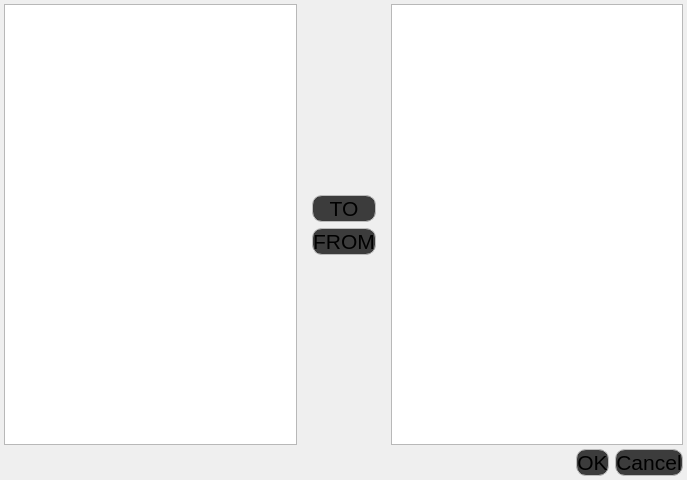
<?xml version="1.0" encoding="UTF-8"?>
<ui version="4.0">
 <class>mainWidget</class>
 <widget class="QWidget" name="mainWidget">
  <property name="geometry">
   <rect>
    <x>0</x>
    <y>0</y>
    <width>687</width>
    <height>480</height>
   </rect>
  </property>
  <property name="windowTitle">
   <string>Form</string>
  </property>
  <property name="styleSheet">
   <string notr="true">color: rgb(255, 255, 255);
font: 75 13pt &quot;Century Gothic&quot;;
selection-background-color: rgb(188, 188, 188);
selection-color: rgb(0, 0, 0);
border-color: rgb(15, 15, 15);
background-color: rgb(63, 63, 63);
alternate-background-color: rgb(188, 188, 188);

QMenuBar::item:selected {
	background-color: rgb(188, 188, 188);
	color: rgb(0, 0, 0);
}</string>
  </property>
  <layout class="QVBoxLayout" name="verticalLayout_2">
   <property name="spacing">
    <number>0</number>
   </property>
   <property name="leftMargin">
    <number>0</number>
   </property>
   <property name="topMargin">
    <number>0</number>
   </property>
   <property name="rightMargin">
    <number>0</number>
   </property>
   <property name="bottomMargin">
    <number>0</number>
   </property>
   <item>
    <widget class="QWidget" name="widget_top" native="true">
     <layout class="QHBoxLayout" name="horizontalLayout_2">
      <property name="leftMargin">
       <number>4</number>
      </property>
      <property name="topMargin">
       <number>4</number>
      </property>
      <property name="rightMargin">
       <number>4</number>
      </property>
      <property name="bottomMargin">
       <number>0</number>
      </property>
      <item>
       <widget class="QListWidget" name="listWidget_from">
        <property name="editTriggers">
         <set>QAbstractItemView::NoEditTriggers</set>
        </property>
        <property name="selectionMode">
         <enum>QAbstractItemView::SingleSelection</enum>
        </property>
       </widget>
      </item>
      <item>
       <widget class="QWidget" name="widget" native="true">
        <layout class="QVBoxLayout" name="verticalLayout">
         <item>
          <spacer name="verticalSpacer">
           <property name="orientation">
            <enum>Qt::Vertical</enum>
           </property>
           <property name="sizeHint" stdset="0">
            <size>
             <width>20</width>
             <height>179</height>
            </size>
           </property>
          </spacer>
         </item>
         <item>
          <widget class="QPushButton" name="button_to">
           <property name="styleSheet">
            <string notr="true">QPushButton {
	background-color: rgb(60, 60, 60);
    border: 1px solid rgb(188, 188, 188);
	border-radius: 10%;
	font-size: 16pt;
}
QPushButton:hover{
	background-color: rgb(188, 188, 188);
	color: rgb(0, 0, 0);
}</string>
           </property>
           <property name="text">
            <string>TO</string>
           </property>
          </widget>
         </item>
         <item>
          <widget class="QPushButton" name="button_from">
           <property name="styleSheet">
            <string notr="true">QPushButton {
	background-color: rgb(60, 60, 60);
    border: 1px solid rgb(188, 188, 188);
	border-radius: 10%;
	font-size: 16pt;
}
QPushButton:hover{
	background-color: rgb(188, 188, 188);
	color: rgb(0, 0, 0);
}</string>
           </property>
           <property name="text">
            <string>FROM</string>
           </property>
          </widget>
         </item>
         <item>
          <spacer name="verticalSpacer_2">
           <property name="orientation">
            <enum>Qt::Vertical</enum>
           </property>
           <property name="sizeHint" stdset="0">
            <size>
             <width>20</width>
             <height>178</height>
            </size>
           </property>
          </spacer>
         </item>
        </layout>
       </widget>
      </item>
      <item>
       <widget class="QListWidget" name="listWidget_to">
        <property name="editTriggers">
         <set>QAbstractItemView::NoEditTriggers</set>
        </property>
       </widget>
      </item>
     </layout>
    </widget>
   </item>
   <item>
    <widget class="QWidget" name="widget_bottom" native="true">
     <property name="styleSheet">
      <string notr="true">QPushButton {
	background-color: rgb(60, 60, 60);
    border: 1px solid rgb(188, 188, 188);
	border-radius: 10%;
	font-size: 16pt;
}
QPushButton:hover{
	background-color: rgb(188, 188, 188);
	color: rgb(0, 0, 0);
}</string>
     </property>
     <layout class="QHBoxLayout" name="horizontalLayout">
      <property name="leftMargin">
       <number>4</number>
      </property>
      <property name="topMargin">
       <number>4</number>
      </property>
      <property name="rightMargin">
       <number>4</number>
      </property>
      <property name="bottomMargin">
       <number>4</number>
      </property>
      <item>
       <spacer name="horizontalSpacer">
        <property name="orientation">
         <enum>Qt::Horizontal</enum>
        </property>
        <property name="sizeHint" stdset="0">
         <size>
          <width>514</width>
          <height>20</height>
         </size>
        </property>
       </spacer>
      </item>
      <item>
       <widget class="QPushButton" name="button_ok">
        <property name="styleSheet">
         <string notr="true">QPushButton {
	background-color: rgb(60, 60, 60);
    border: 1px solid rgb(188, 188, 188);
	border-radius: 10%;
	font-size: 16pt;
}
QPushButton:hover{
	background-color: rgb(188, 188, 188);
	color: rgb(0, 0, 0);
}</string>
        </property>
        <property name="text">
         <string>OK</string>
        </property>
       </widget>
      </item>
      <item>
       <widget class="QPushButton" name="button_cancel">
        <property name="text">
         <string>Cancel</string>
        </property>
       </widget>
      </item>
     </layout>
    </widget>
   </item>
  </layout>
 </widget>
 <resources/>
 <connections/>
</ui>
